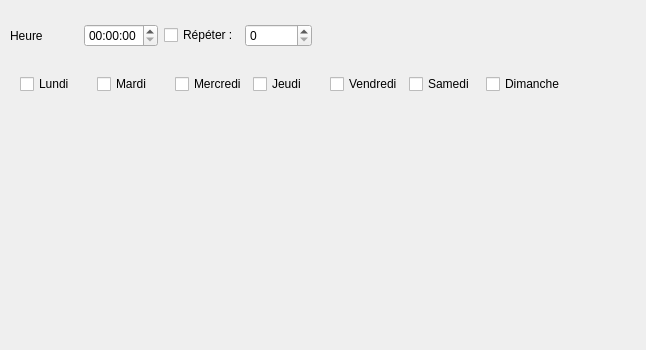
<?xml version="1.0" encoding="UTF-8"?>
<ui version="4.0">
 <class>Reveil</class>
 <widget class="QDialog" name="Reveil">
  <property name="geometry">
   <rect>
    <x>0</x>
    <y>0</y>
    <width>646</width>
    <height>350</height>
   </rect>
  </property>
  <property name="windowTitle">
   <string>Dialog</string>
  </property>
  <widget class="QWidget" name="">
   <property name="geometry">
    <rect>
     <x>10</x>
     <y>20</y>
     <width>302</width>
     <height>31</height>
    </rect>
   </property>
   <layout class="QHBoxLayout" name="horizontalLayout">
    <item>
     <widget class="QLabel" name="label">
      <property name="text">
       <string>Heure</string>
      </property>
     </widget>
    </item>
    <item>
     <widget class="QTimeEdit" name="timeEdit"/>
    </item>
    <item>
     <widget class="QCheckBox" name="checkBox_8">
      <property name="text">
       <string>Répéter :</string>
      </property>
      <property name="tristate">
       <bool>true</bool>
      </property>
     </widget>
    </item>
    <item>
     <widget class="QSpinBox" name="spinBox">
      <property name="minimum">
       <number>0</number>
      </property>
      <property name="maximum">
       <number>999999</number>
      </property>
     </widget>
    </item>
   </layout>
  </widget>
  <widget class="QWidget" name="">
   <property name="geometry">
    <rect>
     <x>20</x>
     <y>70</y>
     <width>545</width>
     <height>28</height>
    </rect>
   </property>
   <layout class="QHBoxLayout" name="horizontalLayout_2">
    <item>
     <widget class="QCheckBox" name="lundi_CheckBox">
      <property name="text">
       <string>Lundi</string>
      </property>
      <property name="tristate">
       <bool>false</bool>
      </property>
     </widget>
    </item>
    <item>
     <widget class="QCheckBox" name="mardi_CheckBox">
      <property name="text">
       <string>Mardi</string>
      </property>
     </widget>
    </item>
    <item>
     <widget class="QCheckBox" name="mercredi_CheckBox">
      <property name="text">
       <string>Mercredi</string>
      </property>
     </widget>
    </item>
    <item>
     <widget class="QCheckBox" name="jeudi_CheckBox">
      <property name="text">
       <string>Jeudi</string>
      </property>
     </widget>
    </item>
    <item>
     <widget class="QCheckBox" name="vendredi_CheckBox">
      <property name="text">
       <string>Vendredi</string>
      </property>
     </widget>
    </item>
    <item>
     <widget class="QCheckBox" name="samedi_CheckBox">
      <property name="text">
       <string>Samedi</string>
      </property>
     </widget>
    </item>
    <item>
     <widget class="QCheckBox" name="dimanche_CheckBox">
      <property name="text">
       <string>Dimanche</string>
      </property>
     </widget>
    </item>
   </layout>
  </widget>
 </widget>
 <resources/>
 <connections/>
</ui>
